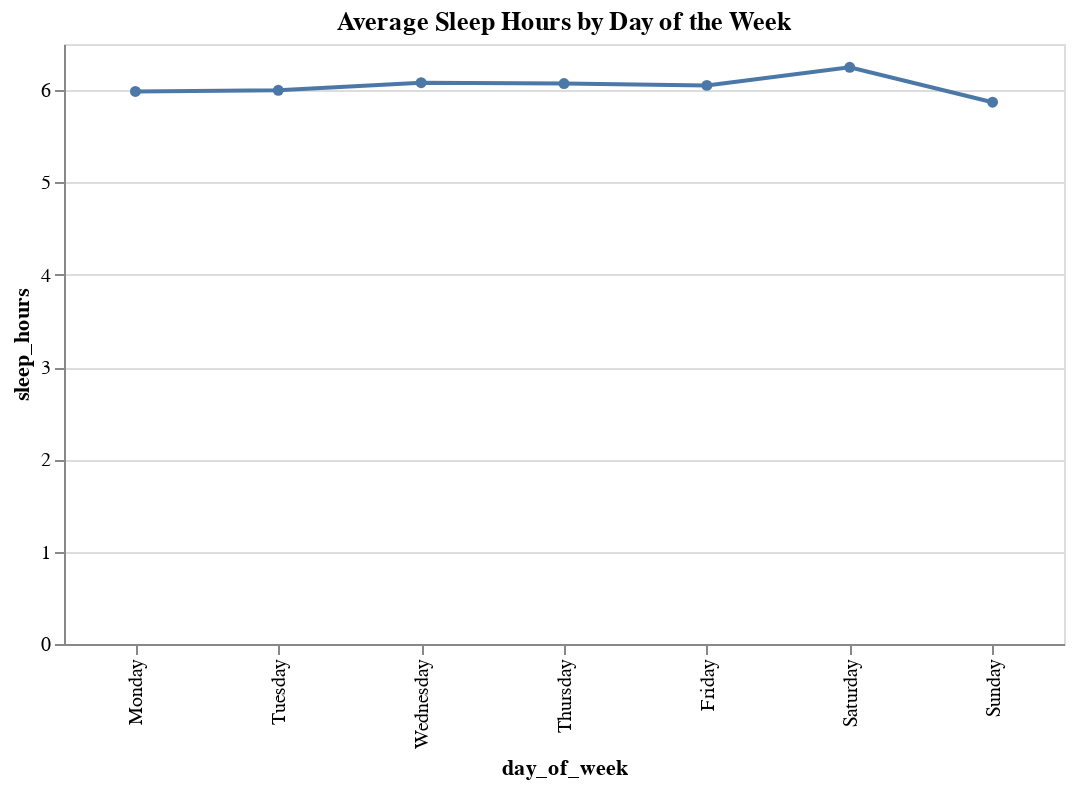

This figure's notebook cell:
### Code cell
sleep_by_day = df.groupby("day_of_week")["sleep_hours"].mean().reset_index()

alt.Chart(sleep_by_day).mark_line(point=True).encode(
    x=alt.X("day_of_week:N", sort=["Monday", "Tuesday", "Wednesday", "Thursday", "Friday", "Saturday", "Sunday"]),
    y="sleep_hours:Q",
    tooltip=["day_of_week", "sleep_hours"]
).properties(
    title="Average Sleep Hours by Day of the Week",
    width = 500,
    height = 300


)

### Figure 1 — Vega-Lite specification as saved in the notebook (floating-point values rounded to 4 significant figures)
{"config": {"view": {"continuousWidth": 300, "continuousHeight": 300}}, "data": {"name": "data-b103f8c20658e250f39cb0cb72e84ec4"}, "mark": {"type": "line", "point": true}, "encoding": {"tooltip": [{"field": "day_of_week", "type": "nominal"}, {"field": "sleep_hours", "type": "quantitative"}], "x": {"field": "day_of_week", "sort": ["Monday", "Tuesday", "Wednesday", "Thursday", "Friday", "Saturday", "Sunday"], "type": "nominal"}, "y": {"field": "sleep_hours", "type": "quantitative"}}, "height": 300, "title": "Average Sleep Hours by Day of the Week", "width": 500, "$schema": "https://vega.github.io/schema/vega-lite/v5.20.1.json", "datasets": {"data-b103f8c20658e250f39cb0cb72e84ec4": [{"day_of_week": "Friday", "sleep_hours": 6.052}, {"day_of_week": "Monday", "sleep_hours": 5.986}, {"day_of_week": "Saturday", "sleep_hours": 6.247}, {"day_of_week": "Sunday", "sleep_hours": 5.869}, {"day_of_week": "Thursday", "sleep_hours": 6.071}, {"day_of_week": "Tuesday", "sleep_hours": 5.998}, {"day_of_week": "Wednesday", "sleep_hours": 6.081}]}}
